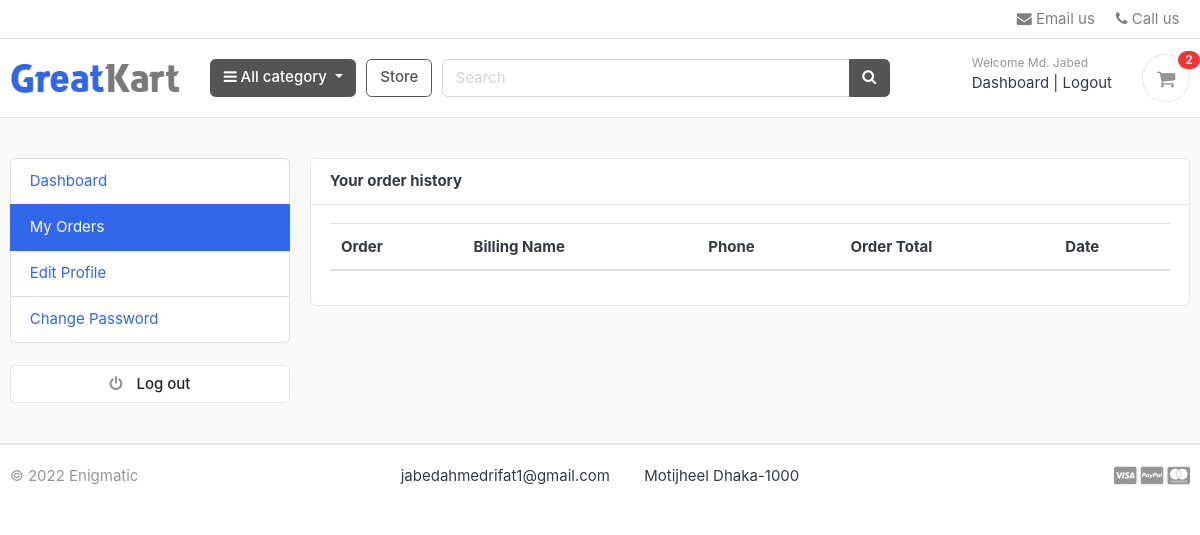
The app's page /accounts/my_orders/ (signed in), older data.
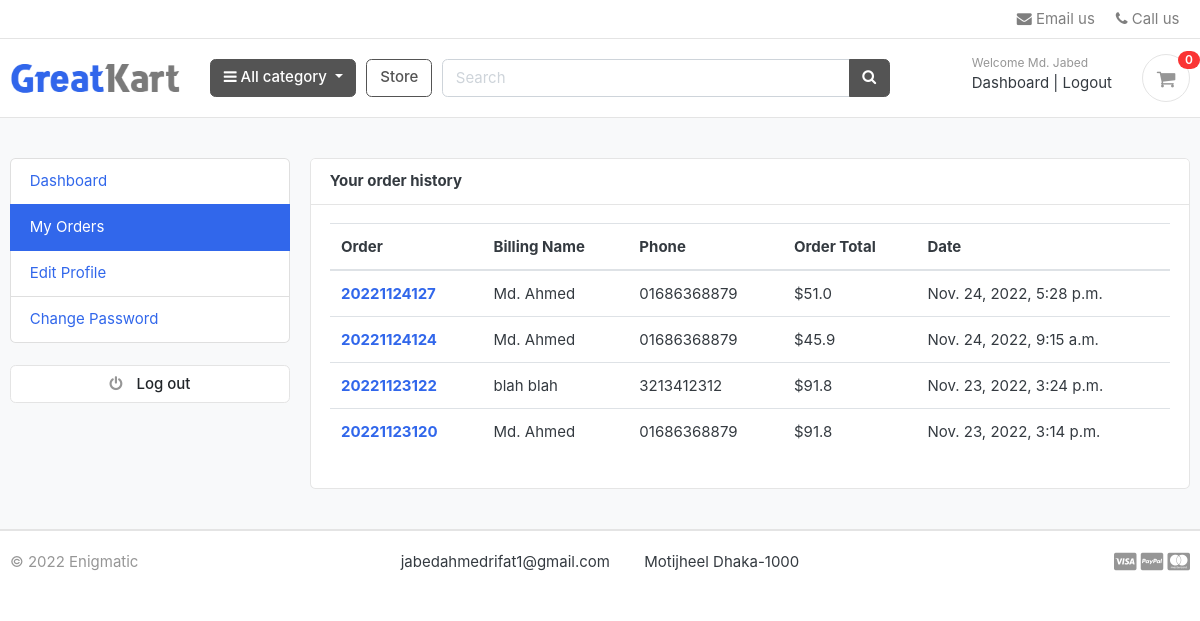
The same page, newer data.
### orders/models.py (models this page shows, shortened)
class Order(models.Model):
    STATUS = (
        ('New', 'New'),
        ('Accepted', 'Accepted'),
        ('Completed', 'Completed'),
        ('Cancelled', 'Cancelled'),
    )
    user = models.ForeignKey(Account, on_delete=models.SET_NULL, null=True)
    payment = models.ForeignKey(Payment, on_delete=models.SET_NULL, blank=True, null=True)
    order_number = models.CharField(max_length=20)
    first_name = models.CharField(max_length=50)
    last_name = models.CharField(max_length=50)
    phone = models.CharField(max_length=15)
    email = models.EmailField(max_length=50)
    address_line_1 = models.CharField(max_length=50)
    address_line_2 = models.CharField(max_length=50, blank=True)
    country = models.CharField(max_length=50)
    state = models.CharField(max_length=50)
    city = models.CharField(max_length=50)
    order_note = models.CharField(max_length=100, blank=True)
    order_total = models.FloatField()
    tax = models.FloatField()
    status = models.CharField(max_length=10, choices=STATUS, default='New')
    ip = models.CharField(blank=True, max_length=20)
    is_ordered = models.BooleanField(default=False)
    created_at = models.DateTimeField(auto_now_add=True)
    updated_at = models.DateTimeField(auto_now=True)
    def full_name(self):
        return f'{self.first_name} {self.last_name}'

### accounts/views.py (the view)
# urls.py: path('my_orders/', views.my_orders, name='my_orders'),
@login_required(login_url='login')
def my_orders(request):
    orders = Order.objects.filter(user=request.user , is_ordered=True).order_by('-created_at') # - it will you give result in desending order
    context = {
        'orders' : orders,
    }
    return render(request, 'accounts/my_orders.html', context)

### accounts/models.py (called while the page is built)
    def full_name(self):
        return f'{self.first_name} {self.last_name}'

### carts/context_processors.py (called while the page is built)
def counter(request):
    cart_count = 0
    if 'admin' in request.path:
        return{}
    else:
        try:
            cart = Cart.objects.filter(cart_id=_cart_id(request))
            if request.user.is_authenticated:
                cart_items = CartItem.objects.all().filter(user=request.user)
            else:
                cart_items = CartItem.objects.all().filter(cart=cart[:1])
            for cart_item in cart_items:
                cart_count += cart_item.quantity
        except Cart.DoesNotExist:
            cart_count = 0
    return dict(cart_count=cart_count)

### carts/views.py (called while the page is built)
def _cart_id(request):
    cart = request.session.session_key
    if not cart:
        cart = request.session.create()
    return cart

### category/context_processors.py (called while the page is built)
def menu_links(request):
    links = Category.objects.all()
    return dict(links=links)

### category/models.py (called while the page is built)
    def get_url(self):
        return reverse('products_by_category' , args=[self.slug])

### templates/accounts/my_orders.html (shortened to what this page needs)
{% extends 'base.html' %}
{% block content %}
<section class="section-conten padding-y bg">
<div class="container">
	<div class="row">
 {% include 'includes/dashboard_sidebar.html' %}
	<main class="col-md-9">
		<article class="card">
		<header class="card-header">
			<strong class="d-inline-block mr-3">Your order history</strong>
		</header>
		<div class="card-body">
			<div class="row">
        <div class="col-md-12">
          <table class="table">
            <thead>
              <tr>
                <th scope="col">Order </th>
                <th scope="col">Billing Name</th>
                <th scope="col">Phone</th>
                <th scope="col">Order Total</th>
                <th scope="col">Date</th>
              </tr>
            </thead>
            <tbody>
              {% for order in orders %}
              <tr>
                <th scope="row"><a href="{% url 'order_detail' order.order_number %}">{{order.order_number}}</a></th>
                <td>{{order.full_name}}</td>
                <td>{{order.phone}}</td>
                <td>${{order.order_total}}</td>
                <td>{{order.created_at}}</td>
              </tr>
              {% endfor %}
            </tbody>
          </table>
        </div>
			</div>
		</div>
		</article>
	</main>
</div>
</div>
</section>
{% endblock %}

### templates/includes/navbar.html (shortened to what this page needs)
{% load static %}
<header class="section-header">
<nav class="navbar p-md-0 navbar-expand-sm navbar-light border-bottom">
<div class="container">
  <div class="collapse navbar-collapse" id="navbarTop4">
    <ul class="navbar-nav mr-auto">
      <li class="nav-item dropdown">
      <a href="#" class="nav-link"></a>
    </li>
    <li class="nav-item dropdown">
      <a href="#" class="nav-link"></a>
    </li>
    </ul>
    <ul class="navbar-nav">
    <li><a href="#" class="nav-link"> <i class="fa fa-envelope"></i> Email us</a></li>
    <li><a href="#" class="nav-link"> <i class="fa fa-phone"></i> Call us </a></li>
  </ul>
  </div>
</div>
</nav>
<section class="header-main border-bottom">
  <div class="container">
<div class="row align-items-center">
  <div class="col-lg-2 col-md-3 col-6">
    <a href="{% url 'home' %}" class="brand-wrap">
      <img class="logo" src="{%static './images/logo.png'%}">
    </a>
  </div>
  <div class="col-lg col-sm col-md col-6 flex-grow-0">
    <div class="category-wrap dropdown d-inline-block float-right">
      <button type="button" class="btn btn-secondary dropdown-toggle" data-toggle="dropdown">
        <i class="fa fa-bars"></i> All category
      </button>
    </div>
  </div>
  <a href="{% url 'store' %}" class="btn btn-outline-secondary">Store</a>
  <div class="col-lg  col-md-6 col-sm-12 col">
    <form action="{%  url 'search' %}" class="search" method='GET'>
      <div class="input-group w-100">
          <input type="text" class="form-control" style="width:60%;" placeholder="Search" name="keyword" required>
          <div class="input-group-append">
            <button class="btn btn-secondary" type="submit">
              <i class="fa fa-search"></i>
            </button>
          </div>
        </div>
    </form>
  </div>
  <div class="col-lg-3 col-sm-6 col-8 order-2 order-lg-3">
        <div class="d-flex justify-content-end mb-3 mb-lg-0">
          {% if user.id is None %}
          <div class="widget-header">
            <small class="title text-muted">Welcome guest!</small>
            <div>
              <a href="{% url 'login' %}">Sign in</a> <span class="dark-transp"> | </span>
              <a href="{% url 'register' %}"> Register</a>
            </div>
          </div>
          {% else %}
          <div class="widget-header">
            <small class="title text-muted">Welcome {{ user.first_name }}</small>
            <div>
              <a href="{% url 'dashboard'%}">Dashboard</a> <span class="dark-transp"> | </span>
              <a href="{% url 'logout' %}"> Logout</a>
            </div>
          </div>
          {% endif %}
          <a href="{% url 'cart' %}" class="widget-header pl-3 ml-3">
            <div class="icon icon-sm rounded-circle border"><i class="fa fa-shopping-cart"></i></div>
            <span class="badge badge-pill badge-danger notify">{{ cart_count }}</span>
          </a>
        </div>
      </div>
</div>
  </div>
</section>
</header>

Row changes from the older to the newer data that the page shows:
added Order: order_number "20221124127", full_name "Md. Ahmed", phone "01686368879", order_total "51.0", created_at "Nov. 24, 2022, 5:28 p.m."
added Order: order_number "20221124124", full_name "Md. Ahmed", phone "01686368879", order_total "45.9", created_at "Nov. 24, 2022, 9:15 a.m."
added Order: order_number "20221123122", full_name "blah blah", phone "3213412312", order_total "91.8", created_at "Nov. 23, 2022, 3:24 p.m."
added Order: order_number "20221123120", full_name "Md. Ahmed", phone "01686368879", order_total "91.8", created_at "Nov. 23, 2022, 3:14 p.m."
Text that changed along with them:
{{ cart_count }}: "2" → "0"
